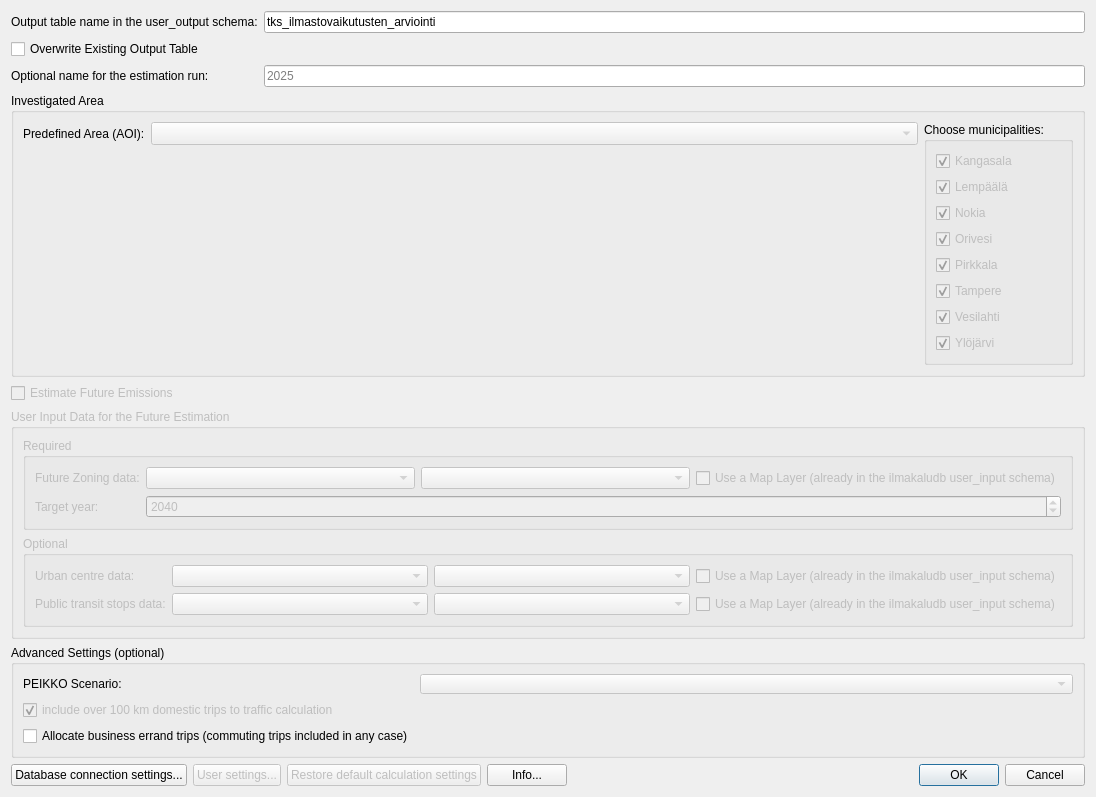
<?xml version="1.0" encoding="UTF-8"?>
<ui version="4.0">
 <class>DialogRegion</class>
 <widget class="QDialog" name="DialogRegion">
  <property name="geometry">
   <rect>
    <x>0</x>
    <y>0</y>
    <width>1096</width>
    <height>747</height>
   </rect>
  </property>
  <property name="windowTitle">
   <string>Urban Infrastructure CHG Emission Estimation Tool for Tampere City Region</string>
  </property>
  <property name="locale">
   <locale language="English" country="UnitedStates"/>
  </property>
  <layout class="QVBoxLayout" name="verticalLayout_8">
   <item>
    <layout class="QVBoxLayout" name="mainLayout">
     <item>
      <layout class="QVBoxLayout" name="verticalLayout_9">
       <item>
        <layout class="QFormLayout" name="formLayout">
         <item row="2" column="0">
          <widget class="QLabel" name="label">
           <property name="toolTip">
            <string>Will be stored to the user_output.sessions_v2 table if provided</string>
           </property>
           <property name="text">
            <string>Optional name for the estimation run:</string>
           </property>
          </widget>
         </item>
         <item row="2" column="1">
          <widget class="QLineEdit" name="lineEditNameOfTheCO2EstimationRun">
           <property name="toolTip">
            <string>Will be stored to the user_output.sessions_v2 table if provided</string>
           </property>
           <property name="placeholderText">
            <string>2025</string>
           </property>
          </widget>
         </item>
         <item row="0" column="0">
          <widget class="QLabel" name="label_2">
           <property name="toolTip">
            <string>Name of the CO2 calculation results table</string>
           </property>
           <property name="text">
            <string>Output table name in the user_output schema:</string>
           </property>
          </widget>
         </item>
         <item row="0" column="1">
          <widget class="QLineEdit" name="lineEditNameOfTheOutputTable">
           <property name="toolTip">
            <string>Spaces are replaced with _ and å, ä and ö are replaced with a and o</string>
           </property>
           <property name="text">
            <string>tks_ilmastovaikutusten_arviointi</string>
           </property>
          </widget>
         </item>
         <item row="1" column="0">
          <widget class="QCheckBox" name="checkBoxOverwriteExistingOutputTable">
           <property name="toolTip">
            <string>If checked, existing table if any will be overwritten without questions</string>
           </property>
           <property name="text">
            <string>Overwrite Existing Output Table</string>
           </property>
          </widget>
         </item>
        </layout>
       </item>
      </layout>
     </item>
     <item>
      <widget class="QgsCollapsibleGroupBox" name="areaBox">
       <property name="minimumSize">
        <size>
         <width>400</width>
         <height>0</height>
        </size>
       </property>
       <property name="toolTip">
        <string/>
       </property>
       <property name="locale">
        <locale language="English" country="UnitedStates"/>
       </property>
       <property name="title">
        <string>Investigated Area</string>
       </property>
       <layout class="QVBoxLayout" name="verticalLayout_2">
        <item>
         <layout class="QHBoxLayout" name="horizontalLayout_6">
          <item>
           <layout class="QFormLayout" name="formLayout_3">
            <item row="0" column="0">
             <widget class="QLabel" name="predefinedAreaLabel">
              <property name="toolTip">
               <string>AOI</string>
              </property>
              <property name="text">
               <string>Predefined Area (AOI):</string>
              </property>
             </widget>
            </item>
            <item row="0" column="1">
             <widget class="QComboBox" name="comboBoxPredefinedArea">
              <property name="enabled">
               <bool>false</bool>
              </property>
              <property name="sizePolicy">
               <sizepolicy hsizetype="Expanding" vsizetype="Fixed">
                <horstretch>0</horstretch>
                <verstretch>0</verstretch>
               </sizepolicy>
              </property>
              <property name="minimumSize">
               <size>
                <width>0</width>
                <height>23</height>
               </size>
              </property>
              <property name="toolTip">
               <string>Thsese layers already exist in the user_input schema.</string>
              </property>
             </widget>
            </item>
           </layout>
          </item>
          <item>
           <widget class="QGroupBox" name="groupBox">
            <property name="toolTip">
             <string>The chosen municipalities will be intersected with the AOI. If none selected then all are used.</string>
            </property>
            <property name="title">
             <string>Choose municipalities:</string>
            </property>
            <layout class="QVBoxLayout" name="verticalLayout_3">
             <item>
              <layout class="QVBoxLayout" name="verticalLayout">
               <item>
                <widget class="QCheckBox" name="checkBoxMunicipalitiesKangasala">
                 <property name="enabled">
                  <bool>false</bool>
                 </property>
                 <property name="toolTip">
                  <string>The chosen municipalities will be intersected with the AOI.</string>
                 </property>
                 <property name="text">
                  <string>Kangasala</string>
                 </property>
                 <property name="checked">
                  <bool>true</bool>
                 </property>
                </widget>
               </item>
               <item>
                <widget class="QCheckBox" name="checkBoxMunicipalitiesLempaala">
                 <property name="enabled">
                  <bool>false</bool>
                 </property>
                 <property name="toolTip">
                  <string>The chosen municipalities will be intersected with the AOI.</string>
                 </property>
                 <property name="text">
                  <string>Lempäälä</string>
                 </property>
                 <property name="checked">
                  <bool>true</bool>
                 </property>
                </widget>
               </item>
               <item>
                <widget class="QCheckBox" name="checkBoxMunicipalitiesNokia">
                 <property name="enabled">
                  <bool>false</bool>
                 </property>
                 <property name="toolTip">
                  <string>The chosen municipalities will be intersected with the AOI.</string>
                 </property>
                 <property name="text">
                  <string>Nokia</string>
                 </property>
                 <property name="checked">
                  <bool>true</bool>
                 </property>
                </widget>
               </item>
               <item>
                <widget class="QCheckBox" name="checkBoxMunicipalitiesOrivesi">
                 <property name="enabled">
                  <bool>false</bool>
                 </property>
                 <property name="toolTip">
                  <string>The chosen municipalities will be intersected with the AOI.</string>
                 </property>
                 <property name="text">
                  <string>Orivesi</string>
                 </property>
                 <property name="checked">
                  <bool>true</bool>
                 </property>
                </widget>
               </item>
               <item>
                <widget class="QCheckBox" name="checkBoxMunicipalitiesPirkkala">
                 <property name="enabled">
                  <bool>false</bool>
                 </property>
                 <property name="toolTip">
                  <string>The chosen municipalities will be intersected with the AOI.</string>
                 </property>
                 <property name="text">
                  <string>Pirkkala</string>
                 </property>
                 <property name="checked">
                  <bool>true</bool>
                 </property>
                </widget>
               </item>
               <item>
                <widget class="QCheckBox" name="checkBoxMunicipalitiesTampere">
                 <property name="enabled">
                  <bool>false</bool>
                 </property>
                 <property name="toolTip">
                  <string>The chosen municipalities will be intersected with the AOI.</string>
                 </property>
                 <property name="text">
                  <string>Tampere</string>
                 </property>
                 <property name="checked">
                  <bool>true</bool>
                 </property>
                </widget>
               </item>
               <item>
                <widget class="QCheckBox" name="checkBoxMunicipalitiesVesilahti">
                 <property name="enabled">
                  <bool>false</bool>
                 </property>
                 <property name="toolTip">
                  <string>The chosen municipalities will be intersected with the AOI.</string>
                 </property>
                 <property name="text">
                  <string>Vesilahti</string>
                 </property>
                 <property name="checked">
                  <bool>true</bool>
                 </property>
                </widget>
               </item>
               <item>
                <widget class="QCheckBox" name="checkBoxMunicipalitiesYlojarvi">
                 <property name="enabled">
                  <bool>false</bool>
                 </property>
                 <property name="toolTip">
                  <string>The chosen municipalities will be intersected with the AOI.</string>
                 </property>
                 <property name="text">
                  <string>Ylöjärvi</string>
                 </property>
                 <property name="checked">
                  <bool>true</bool>
                 </property>
                </widget>
               </item>
              </layout>
             </item>
            </layout>
           </widget>
          </item>
         </layout>
        </item>
       </layout>
      </widget>
     </item>
     <item>
      <widget class="QCheckBox" name="checkBoxCalculateFuture">
       <property name="enabled">
        <bool>false</bool>
       </property>
       <property name="toolTip">
        <string>Calculate future emissions estimation to the chose target year</string>
       </property>
       <property name="locale">
        <locale language="English" country="UnitedStates"/>
       </property>
       <property name="text">
        <string>Estimate Future Emissions</string>
       </property>
       <property name="checkable">
        <bool>true</bool>
       </property>
       <property name="checked">
        <bool>false</bool>
       </property>
      </widget>
     </item>
     <item>
      <widget class="QgsCollapsibleGroupBox" name="futureBox">
       <property name="enabled">
        <bool>false</bool>
       </property>
       <property name="toolTip">
        <string>The format of the future zoning data, urban center data and public transit stop data as defined in the technical report</string>
       </property>
       <property name="title">
        <string>User Input Data for the Future Estimation</string>
       </property>
       <layout class="QVBoxLayout" name="verticalLayout_4">
        <item>
         <widget class="QgsCollapsibleGroupBox" name="futureRequired">
          <property name="enabled">
           <bool>false</bool>
          </property>
          <property name="title">
           <string>Required</string>
          </property>
          <layout class="QVBoxLayout" name="verticalLayout_6">
           <item>
            <layout class="QFormLayout" name="formLayout_5">
             <item row="0" column="0">
              <widget class="QLabel" name="futureAreasLabel">
               <property name="text">
                <string>Future Zoning data:</string>
               </property>
              </widget>
             </item>
             <item row="1" column="0">
              <widget class="QLabel" name="targetYearLabel">
               <property name="toolTip">
                <string>The emissions will be calculated from the current year to the target year (each year gets own results)</string>
               </property>
               <property name="text">
                <string>Target year:</string>
               </property>
              </widget>
             </item>
             <item row="1" column="1">
              <widget class="QgsSpinBox" name="targetYear">
               <property name="toolTip">
                <string>The emissions will be calculated from the current year to the target year (each year gets own results)</string>
               </property>
               <property name="minimum">
                <number>2017</number>
               </property>
               <property name="maximum">
                <number>2050</number>
               </property>
               <property name="value">
                <number>2040</number>
               </property>
               <property name="showClearButton">
                <bool>false</bool>
               </property>
               <property name="clearValue">
                <bool>false</bool>
               </property>
              </widget>
             </item>
             <item row="0" column="1">
              <layout class="QHBoxLayout" name="futureAreasLayout">
               <item>
                <widget class="QComboBox" name="comboBoxPredefinedFutureAreas">
                 <property name="toolTip">
                  <string>The format of the future zoning data is defined in the technical report</string>
                 </property>
                </widget>
               </item>
               <item>
                <widget class="QgsMapLayerComboBox" name="futureAreasLayerList">
                 <property name="enabled">
                  <bool>false</bool>
                 </property>
                 <property name="sizePolicy">
                  <sizepolicy hsizetype="Preferred" vsizetype="Fixed">
                   <horstretch>0</horstretch>
                   <verstretch>0</verstretch>
                  </sizepolicy>
                 </property>
                 <property name="toolTip">
                  <string>The format of the future zoning data is defined in the technical report</string>
                 </property>
                </widget>
               </item>
               <item>
                <widget class="QCheckBox" name="futureAreasLoadLayer">
                 <property name="text">
                  <string>Use a Map Layer (already in the ilmakaludb user_input schema)</string>
                 </property>
                </widget>
               </item>
              </layout>
             </item>
            </layout>
           </item>
          </layout>
         </widget>
        </item>
        <item>
         <widget class="QgsCollapsibleGroupBox" name="futureOptional">
          <property name="enabled">
           <bool>false</bool>
          </property>
          <property name="title">
           <string>Optional</string>
          </property>
          <layout class="QVBoxLayout" name="verticalLayout_7">
           <item>
            <layout class="QFormLayout" name="formLayout_4">
             <item row="0" column="0">
              <widget class="QLabel" name="futureNetworkLabel">
               <property name="text">
                <string>Urban centre data:</string>
               </property>
              </widget>
             </item>
             <item row="1" column="0">
              <widget class="QLabel" name="futureStopsLabel">
               <property name="text">
                <string>Public transit stops data:</string>
               </property>
              </widget>
             </item>
             <item row="0" column="1">
              <layout class="QHBoxLayout" name="futureNetworkLayout">
               <item>
                <widget class="QComboBox" name="comboBoxPredefinedFutureNetwork">
                 <property name="enabled">
                  <bool>false</bool>
                 </property>
                 <property name="toolTip">
                  <string>The format of the urban center data is defined in the technical report</string>
                 </property>
                </widget>
               </item>
               <item>
                <widget class="QgsMapLayerComboBox" name="futureNetworkLayerList">
                 <property name="enabled">
                  <bool>false</bool>
                 </property>
                 <property name="sizePolicy">
                  <sizepolicy hsizetype="Preferred" vsizetype="Fixed">
                   <horstretch>0</horstretch>
                   <verstretch>0</verstretch>
                  </sizepolicy>
                 </property>
                 <property name="toolTip">
                  <string>The format of the urban center data is defined in the technical report</string>
                 </property>
                </widget>
               </item>
               <item>
                <widget class="QCheckBox" name="futureNetworkLoadLayer">
                 <property name="text">
                  <string>Use a Map Layer (already in the ilmakaludb user_input schema)</string>
                 </property>
                </widget>
               </item>
              </layout>
             </item>
             <item row="1" column="1">
              <layout class="QHBoxLayout" name="futureStopsLayout">
               <item>
                <widget class="QComboBox" name="comboBoxPredefinedFutureStops">
                 <property name="toolTip">
                  <string>The format of the public transport stops data is defined in the technical report</string>
                 </property>
                </widget>
               </item>
               <item>
                <widget class="QgsMapLayerComboBox" name="futureStopsLayerList">
                 <property name="enabled">
                  <bool>false</bool>
                 </property>
                 <property name="sizePolicy">
                  <sizepolicy hsizetype="Preferred" vsizetype="Fixed">
                   <horstretch>0</horstretch>
                   <verstretch>0</verstretch>
                  </sizepolicy>
                 </property>
                 <property name="toolTip">
                  <string>The format of the public transport stops data is defined in the technical report</string>
                 </property>
                </widget>
               </item>
               <item>
                <widget class="QCheckBox" name="futureStopsLoadLayer">
                 <property name="text">
                  <string>Use a Map Layer (already in the ilmakaludb user_input schema)</string>
                 </property>
                </widget>
               </item>
              </layout>
             </item>
            </layout>
           </item>
          </layout>
         </widget>
        </item>
       </layout>
      </widget>
     </item>
     <item>
      <widget class="QgsCollapsibleGroupBox" name="advancedBox">
       <property name="toolTip">
        <string>All the advanced settings affect both the present day and future emissions calculation. None of the available options slows the calculation significantly.</string>
       </property>
       <property name="title">
        <string>Advanced Settings (optional)</string>
       </property>
       <property name="collapsed">
        <bool>false</bool>
       </property>
       <property name="saveCollapsedState">
        <bool>false</bool>
       </property>
       <layout class="QVBoxLayout" name="verticalLayout_5">
        <item>
         <layout class="QFormLayout" name="formLayout_2">
          <item row="0" column="0">
           <widget class="QLabel" name="label_5">
            <property name="text">
             <string>PEIKKO Scenario:</string>
            </property>
           </widget>
          </item>
          <item row="0" column="1">
           <widget class="QComboBox" name="pitkoScenario">
            <property name="enabled">
             <bool>false</bool>
            </property>
            <property name="minimumSize">
             <size>
              <width>180</width>
              <height>20</height>
             </size>
            </property>
            <property name="toolTip">
             <string>Affects CO2 emissions. Static scenario fixes some calculation parameters to the base year. See method reports for more details.</string>
            </property>
            <property name="editable">
             <bool>false</bool>
            </property>
           </widget>
          </item>
          <item row="2" column="0">
           <widget class="QCheckBox" name="checkBoxIncludeBusinessTravel">
            <property name="toolTip">
             <string>Affects CO2 emissions</string>
            </property>
            <property name="text">
             <string>Allocate business errand trips (commuting trips included in any case)</string>
            </property>
           </widget>
          </item>
          <item row="1" column="0">
           <widget class="QCheckBox" name="checkBoxIncludeLongDistance">
            <property name="enabled">
             <bool>false</bool>
            </property>
            <property name="toolTip">
             <string>Affects CO2 emissions</string>
            </property>
            <property name="text">
             <string>include over 100 km domestic trips to traffic calculation</string>
            </property>
            <property name="checked">
             <bool>true</bool>
            </property>
           </widget>
          </item>
         </layout>
        </item>
       </layout>
      </widget>
     </item>
     <item>
      <spacer name="verticalSpacer">
       <property name="orientation">
        <enum>Qt::Vertical</enum>
       </property>
       <property name="sizeHint" stdset="0">
        <size>
         <width>20</width>
         <height>40</height>
        </size>
       </property>
      </spacer>
     </item>
     <item>
      <layout class="QHBoxLayout" name="menuLayout">
       <item>
        <widget class="QPushButton" name="buttonDatabaseSettings">
         <property name="toolTip">
          <string>The main part of the calculation is done in the database and the results table is saved in the database.</string>
         </property>
         <property name="text">
          <string>Database connection settings...</string>
         </property>
        </widget>
       </item>
       <item>
        <widget class="QPushButton" name="buttonUserSettings">
         <property name="enabled">
          <bool>false</bool>
         </property>
         <property name="toolTip">
          <string>Settings aimed to improve usage of the plugin.</string>
         </property>
         <property name="text">
          <string>User settings...</string>
         </property>
        </widget>
       </item>
       <item>
        <widget class="QPushButton" name="pushButtonRestoreDefaultCalculationSettings">
         <property name="enabled">
          <bool>false</bool>
         </property>
         <property name="toolTip">
          <string>This will reset settings in this window but it will leave user settings and database connection settings intact.</string>
         </property>
         <property name="text">
          <string>Restore default calculation settings</string>
         </property>
        </widget>
       </item>
       <item>
        <widget class="QPushButton" name="infoButton">
         <property name="text">
          <string>Info...</string>
         </property>
        </widget>
       </item>
       <item>
        <widget class="QDialogButtonBox" name="buttonBox">
         <property name="orientation">
          <enum>Qt::Horizontal</enum>
         </property>
         <property name="standardButtons">
          <set>QDialogButtonBox::Cancel|QDialogButtonBox::Ok</set>
         </property>
        </widget>
       </item>
      </layout>
     </item>
    </layout>
   </item>
  </layout>
 </widget>
 <customwidgets>
  <customwidget>
   <class>QgsCollapsibleGroupBox</class>
   <extends>QGroupBox</extends>
   <header>qgscollapsiblegroupbox.h</header>
   <container>1</container>
  </customwidget>
  <customwidget>
   <class>QgsMapLayerComboBox</class>
   <extends>QComboBox</extends>
   <header>qgsmaplayercombobox.h</header>
  </customwidget>
  <customwidget>
   <class>QgsSpinBox</class>
   <extends>QSpinBox</extends>
   <header>qgsspinbox.h</header>
  </customwidget>
 </customwidgets>
 <resources/>
 <connections>
  <connection>
   <sender>buttonBox</sender>
   <signal>accepted()</signal>
   <receiver>DialogRegion</receiver>
   <slot>accept()</slot>
   <hints>
    <hint type="sourcelabel">
     <x>248</x>
     <y>254</y>
    </hint>
    <hint type="destinationlabel">
     <x>157</x>
     <y>274</y>
    </hint>
   </hints>
  </connection>
  <connection>
   <sender>buttonBox</sender>
   <signal>rejected()</signal>
   <receiver>DialogRegion</receiver>
   <slot>reject()</slot>
   <hints>
    <hint type="sourcelabel">
     <x>316</x>
     <y>260</y>
    </hint>
    <hint type="destinationlabel">
     <x>286</x>
     <y>274</y>
    </hint>
   </hints>
  </connection>
 </connections>
</ui>
